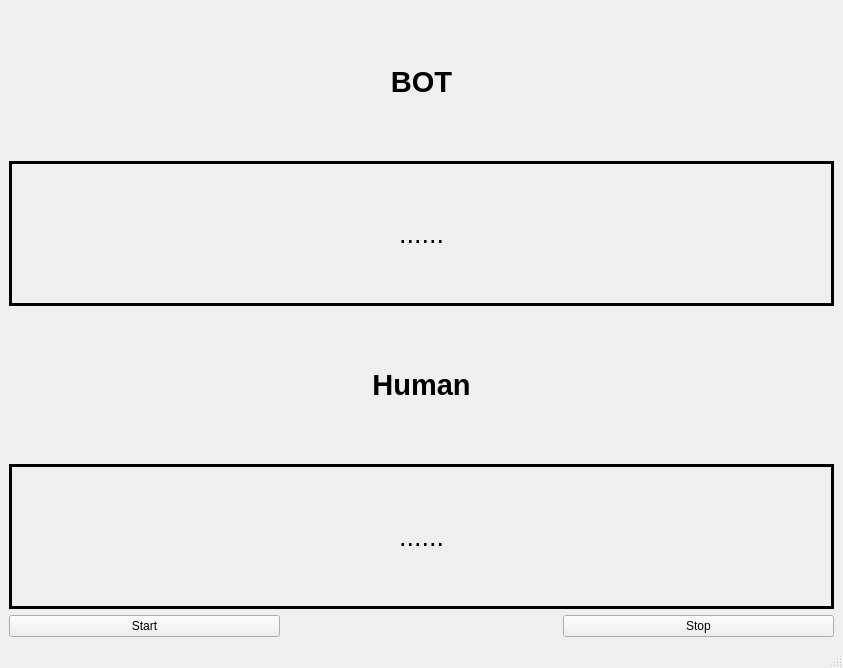
<?xml version="1.0" encoding="UTF-8"?>
<ui version="4.0">
 <class>MainWindow</class>
 <widget class="QMainWindow" name="MainWindow">
  <property name="geometry">
   <rect>
    <x>0</x>
    <y>0</y>
    <width>843</width>
    <height>668</height>
   </rect>
  </property>
  <property name="windowTitle">
   <string>MainWindow</string>
  </property>
  <widget class="QWidget" name="centralwidget">
   <layout class="QGridLayout" name="gridLayout">
    <item row="0" column="1">
     <widget class="QLabel" name="lbBot">
      <property name="font">
       <font>
        <pointsize>22</pointsize>
        <bold>true</bold>
       </font>
      </property>
      <property name="cursor">
       <cursorShape>ForbiddenCursor</cursorShape>
      </property>
      <property name="text">
       <string>BOT</string>
      </property>
      <property name="alignment">
       <set>Qt::AlignCenter</set>
      </property>
     </widget>
    </item>
    <item row="1" column="0" colspan="3">
     <widget class="QLabel" name="txtBot">
      <property name="font">
       <font>
        <pointsize>20</pointsize>
       </font>
      </property>
      <property name="cursor">
       <cursorShape>ForbiddenCursor</cursorShape>
      </property>
      <property name="frameShape">
       <enum>QFrame::Box</enum>
      </property>
      <property name="lineWidth">
       <number>3</number>
      </property>
      <property name="text">
       <string>......</string>
      </property>
      <property name="alignment">
       <set>Qt::AlignCenter</set>
      </property>
     </widget>
    </item>
    <item row="2" column="1">
     <widget class="QLabel" name="lbHuman">
      <property name="font">
       <font>
        <pointsize>22</pointsize>
        <bold>true</bold>
       </font>
      </property>
      <property name="cursor">
       <cursorShape>ForbiddenCursor</cursorShape>
      </property>
      <property name="text">
       <string>Human</string>
      </property>
      <property name="alignment">
       <set>Qt::AlignCenter</set>
      </property>
     </widget>
    </item>
    <item row="3" column="0" colspan="3">
     <widget class="QLabel" name="chatHuman">
      <property name="font">
       <font>
        <pointsize>20</pointsize>
       </font>
      </property>
      <property name="cursor">
       <cursorShape>ForbiddenCursor</cursorShape>
      </property>
      <property name="frameShape">
       <enum>QFrame::Box</enum>
      </property>
      <property name="lineWidth">
       <number>3</number>
      </property>
      <property name="text">
       <string>......</string>
      </property>
      <property name="alignment">
       <set>Qt::AlignCenter</set>
      </property>
     </widget>
    </item>
    <item row="4" column="0">
     <widget class="QPushButton" name="btStart">
      <property name="cursor">
       <cursorShape>PointingHandCursor</cursorShape>
      </property>
      <property name="text">
       <string>Start</string>
      </property>
     </widget>
    </item>
    <item row="4" column="2">
     <widget class="QPushButton" name="btStop">
      <property name="cursor">
       <cursorShape>PointingHandCursor</cursorShape>
      </property>
      <property name="text">
       <string>Stop</string>
      </property>
     </widget>
    </item>
   </layout>
  </widget>
  <widget class="QMenuBar" name="menubar">
   <property name="geometry">
    <rect>
     <x>0</x>
     <y>0</y>
     <width>843</width>
     <height>22</height>
    </rect>
   </property>
  </widget>
  <widget class="QStatusBar" name="statusbar"/>
 </widget>
 <resources/>
 <connections/>
</ui>
